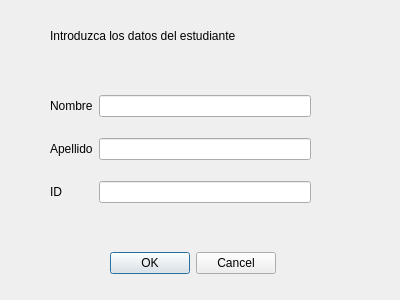
<?xml version="1.0" encoding="UTF-8"?>
<ui version="4.0">
 <class>Form</class>
 <widget class="QWidget" name="Form">
  <property name="geometry">
   <rect>
    <x>0</x>
    <y>0</y>
    <width>400</width>
    <height>300</height>
   </rect>
  </property>
  <property name="windowTitle">
   <string>Form</string>
  </property>
  <widget class="QLabel" name="label">
   <property name="geometry">
    <rect>
     <x>50</x>
     <y>20</y>
     <width>261</width>
     <height>31</height>
    </rect>
   </property>
   <property name="text">
    <string>Introduzca los datos del estudiante</string>
   </property>
  </widget>
  <widget class="QDialogButtonBox" name="buttonBox">
   <property name="geometry">
    <rect>
     <x>100</x>
     <y>250</y>
     <width>176</width>
     <height>27</height>
    </rect>
   </property>
   <property name="standardButtons">
    <set>QDialogButtonBox::Cancel|QDialogButtonBox::Ok</set>
   </property>
  </widget>
  <widget class="QWidget" name="">
   <property name="geometry">
    <rect>
     <x>50</x>
     <y>80</y>
     <width>261</width>
     <height>141</height>
    </rect>
   </property>
   <layout class="QGridLayout" name="gridLayout">
    <item row="0" column="0">
     <widget class="QLabel" name="label_2">
      <property name="text">
       <string>Nombre</string>
      </property>
     </widget>
    </item>
    <item row="0" column="1">
     <widget class="QLineEdit" name="lineEdit"/>
    </item>
    <item row="1" column="0">
     <widget class="QLabel" name="label_3">
      <property name="text">
       <string>Apellido</string>
      </property>
     </widget>
    </item>
    <item row="1" column="1">
     <widget class="QLineEdit" name="lineEdit_2"/>
    </item>
    <item row="2" column="0">
     <widget class="QLabel" name="label_4">
      <property name="text">
       <string>ID</string>
      </property>
     </widget>
    </item>
    <item row="2" column="1">
     <widget class="QLineEdit" name="lineEdit_3"/>
    </item>
   </layout>
  </widget>
 </widget>
 <resources/>
 <connections/>
</ui>
